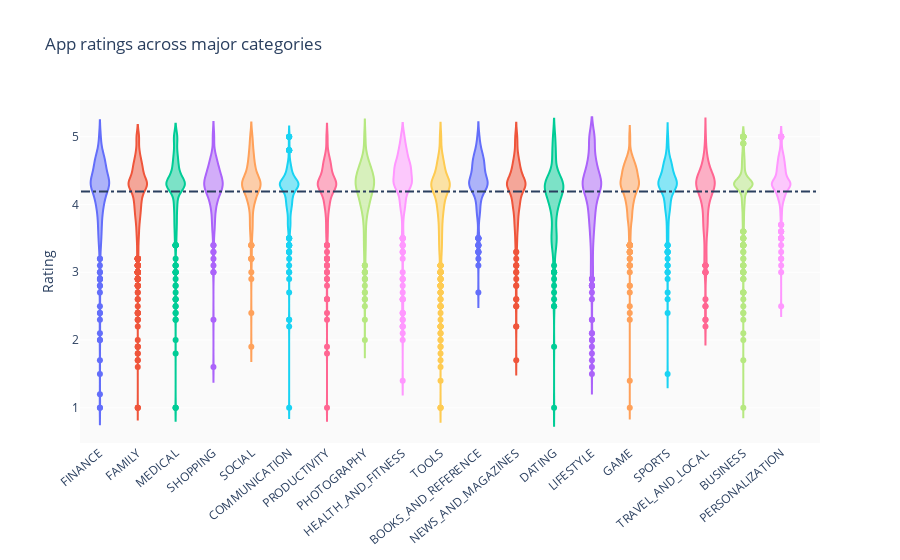

Notebook code for this chart:
### Markdown cell above
### Best performing categories

### Code cell
groups = df.groupby('Category').filter(lambda x: len(x) >= 170).reset_index()
#print(type(groups.item.['BUSINESS']))
print('Average rating = ', np.nanmean(list(groups.Rating)))
#print(len(groups.loc[df.Category == 'DATING']))
c = ['hsl('+str(h)+',50%'+',50%)' for h in np.linspace(0, 720, len(set(groups.Category)))]


#df_sorted = df.groupby('Category').agg({'Rating':'median'}).reset_index().sort_values(by='Rating', ascending=False)
#print(df_sorted)

layout = {'title' : 'App ratings across major categories',
        'xaxis': {'tickangle':-40},
        'yaxis': {'title': 'Rating'},
          'plot_bgcolor': 'rgb(250,250,250)',
          'shapes': [{
              'type' :'line',
              'x0': -.5,
              'y0': np.nanmean(list(groups.Rating)),
              'x1': 19,
              'y1': np.nanmean(list(groups.Rating)),
              'line': { 'dash': 'dashdot'}
          }]
          }

data = [{
    'y': df.loc[df.Category==category]['Rating'], 
    'type':'violin',
    'name' : category,
    'showlegend':False,
    #'marker': {'color': 'Set2'},
    } for i,category in enumerate(list(set(groups.Category)))]



plotly.offline.iplot({'data': data, 'layout': layout})

### Figure 1 — Plotly figure (JSON) as saved in the notebook; plotly's stock layout.template omitted (floating-point values rounded to 4 significant figures; data arrays with more than 128 entries replaced by an {"elided": "..."} marker saying what was removed)
{"data": [{"name": "FINANCE", "showlegend": false, "type": "violin", "y": {"elided": "345 float values"}}, {"name": "FAMILY", "showlegend": false, "type": "violin", "y": {"elided": "1832 float values"}}, {"name": "MEDICAL", "showlegend": false, "type": "violin", "y": {"elided": "395 float values"}}, {"name": "SHOPPING", "showlegend": false, "type": "violin", "y": {"elided": "202 float values"}}, {"name": "SOCIAL", "showlegend": false, "type": "violin", "y": {"elided": "239 float values"}}, {"name": "COMMUNICATION", "showlegend": false, "type": "violin", "y": {"elided": "315 float values"}}, {"name": "PRODUCTIVITY", "showlegend": false, "type": "violin", "y": {"elided": "374 float values"}}, {"name": "PHOTOGRAPHY", "showlegend": false, "type": "violin", "y": {"elided": "281 float values"}}, {"name": "HEALTH_AND_FITNESS", "showlegend": false, "type": "violin", "y": {"elided": "288 float values"}}, {"name": "TOOLS", "showlegend": false, "type": "violin", "y": {"elided": "827 float values"}}, {"name": "BOOKS_AND_REFERENCE", "showlegend": false, "type": "violin", "y": {"elided": "222 float values"}}, {"name": "NEWS_AND_MAGAZINES", "showlegend": false, "type": "violin", "y": {"elided": "254 float values"}}, {"name": "DATING", "showlegend": false, "type": "violin", "y": {"elided": "171 float values"}}, {"name": "LIFESTYLE", "showlegend": false, "type": "violin", "y": {"elided": "369 float values"}}, {"name": "GAME", "showlegend": false, "type": "violin", "y": {"elided": "959 float values"}}, {"name": "SPORTS", "showlegend": false, "type": "violin", "y": {"elided": "325 float values"}}, {"name": "TRAVEL_AND_LOCAL", "showlegend": false, "type": "violin", "y": {"elided": "219 float values"}}, {"name": "BUSINESS", "showlegend": false, "type": "violin", "y": {"elided": "420 float values"}}, {"name": "PERSONALIZATION", "showlegend": false, "type": "violin", "y": {"elided": "376 float values"}}], "layout": {"plot_bgcolor": "rgb(250,250,250)", "shapes": [{"line": {"dash": "dashdot"}, "type": "line", "x0": -0.5, "x1": 19, "y0": 4.19, "y1": 4.19}], "title": {"text": "App ratings across major categories"}, "xaxis": {"tickangle": -40}, "yaxis": {"title": {"text": "Rating"}}}}
